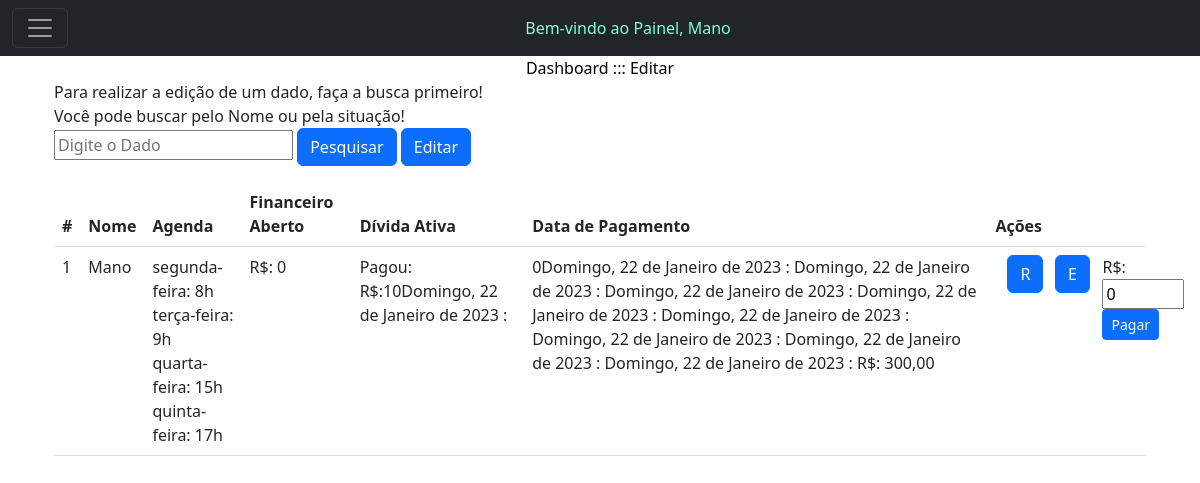
Screenshot of /financeiro.php?busca=Mano (signed in) with the database file from the repository.
### tables this page shows
CREATE TABLE `usuarios` (
  `id` int(11) NOT NULL,
  `nome` varchar(140) NOT NULL,
  `fone` varchar(20) NOT NULL,
  `responsavel` varchar(140) NOT NULL,
  `endereco` varchar(150) NOT NULL,
  `email` varchar(140) NOT NULL,
  `data_nasc` date NOT NULL,
  `tipo` varchar(20) NOT NULL,
  `agenda` varchar(150) NOT NULL,
  `senha` varchar(16) NOT NULL,
  `aulas` longtext NOT NULL,
  `matricula` varchar(100) NOT NULL,
  `financeiro_aberto` varchar(500) NOT NULL,
  `financeiro_pago` varchar(500) NOT NULL,
  `valor_aula` varchar(20) NOT NULL,
  `divida_ativa` varchar(20) NOT NULL,
  `divida_paga` varchar(20) NOT NULL
);

### financeiro.php (the view, shortened to what this page needs)
<?php
include('conexao.php');
?>
<!doctype html>
<html lang="pt-br">
<head>
 <?php include('meta.php'); ?>
</head>
<body>
  <header>
 <?php include('nav.php'); ?>
  </header>
  <main>
    <div class="container">
    <div class="container">
    <p class="text-center m-auto" style="color: black;">Dashboard ::: Editar</p>
<label>Para realizar a edição de um dado, faça a busca primeiro!</label><br>
<form action="">
  <label>Você pode buscar pelo Nome ou pela situação!</label><br>
    <input name="busca" placeholder="Digite o Dado" type="text">
    <button class="btn btn-primary" type="submit" role="button">Pesquisar</button>
    <a class="btn btn-primary" href="editar.php" role="button">Editar</a><br>
</form>
<table class="table" border="1">
<table class="table">
  <thead>
    <tr>
      <th scope="col">#</th>
      <th scope="col">Nome</th>
      <th scope="col">Agenda</th>
      <th scope="col">Financeiro Aberto</th>
      <th scope="col">Dívida Ativa</th>
      <th scope="col">Data de Pagamento</th>
      <th scope="col">Ações</th>
    </tr>
  </thead>
  <tbody>
  <?php
  if (!isset($_GET['busca'])) {
    ?>
  <tr>
      <th scope="row">#</th>
      <td colspan="3">Digite para pesquisar</td>
    </tr>
    <?php
} else {
  $pesquisa = $mysqli->real_escape_string($_GET['busca']);
$sql_code = "SELECT *
FROM usuarios
WHERE nome LIKE '%$pesquisa%'
OR financeiro_aberto LIKE '%$pesquisa%'
OR financeiro_pago LIKE '%$pesquisa%'
OR agenda LIKE '%$pesquisa%'";
$sql_query = $mysqli->query($sql_code) or die("Error ao consultar" . $mysqli->error);
if ($sql_query->num_rows == 0) {
  ?>
  <tr>
  <th scope="row">1</th>
  <td colspan="3">Resultados NÃO encontrados...</td>
</tr>
<?php
} else {
while($dados = $sql_query->fetch_assoc()){
  $nome_link = $dados['nome'];
  ?>
  <tr>
    <td><?php echo $dados['id']; ?></td>
    <td><?php echo $nome_link; ?></td>
    <td><?php echo $dados['agenda']; ?></td>
<td><label>R$: <?php echo $dados['divida_ativa']; ?></label></td>
    </div>
    <td><?php echo $dados['financeiro_aberto']; ?></td>
    <td><?php echo $dados['financeiro_pago'] . "R$: " . $dados['divida_paga'] . ",00"; ?></td>
    <td>
    <div class="container">
  <div class="row">
  <div class="col-6 col-sm-4">
    <form action="aula.php">
<button class="btn btn-primary" type="submit" role="button">R</button>
</form></div>
<div class="col-6 col-sm-4">
<form action="editar.php">
        <button class="btn btn-primary" type="submit" role="button">E</button>
</form></div>
<div class="col-6 col-sm-4">
<form action="pagar.php" method="POST">
<label>R$: <input name="pagar" placeholder="" type="text" size="3" value="<?php echo $dados['divida_ativa']; ?>">
<button type="submit" role="button" class="btn btn-primary btn-sm">Pagar</button>
    </form></div>
</div></div>
    </td>
  <?php
}
} ?>
<?php
}
  ?>
</div></div>
  </main>
</body>
</html>

### rows the page displays
usuarios: id "1", nome "Mano", agenda "segunda-feira: 8h terça-feira: 9h quarta-feira: 15h quinta-feira: 17h", divida_ativa "0", financeiro_aberto "Pagou: R$:10Domingo, 22 de Janeiro de 2023 :", financeiro_pago "0Domingo, 22 de Janeiro de 2023 : Domingo, 22 de Janeiro de 2023 : Domingo, 22 de Janeiro de 2023 : Domingo, 22 de Janeiro de 2023 : Domingo, 22 de Janeiro de 2023 : Domingo, 22 de Janeiro de 2023 : Domingo, 22 de Janeiro de 2023 : Domingo, 22 de Janeiro de 2023 :", divida_paga "300", pagar "0"

### other values shown
$_SESSION['nome'] "Mano"
